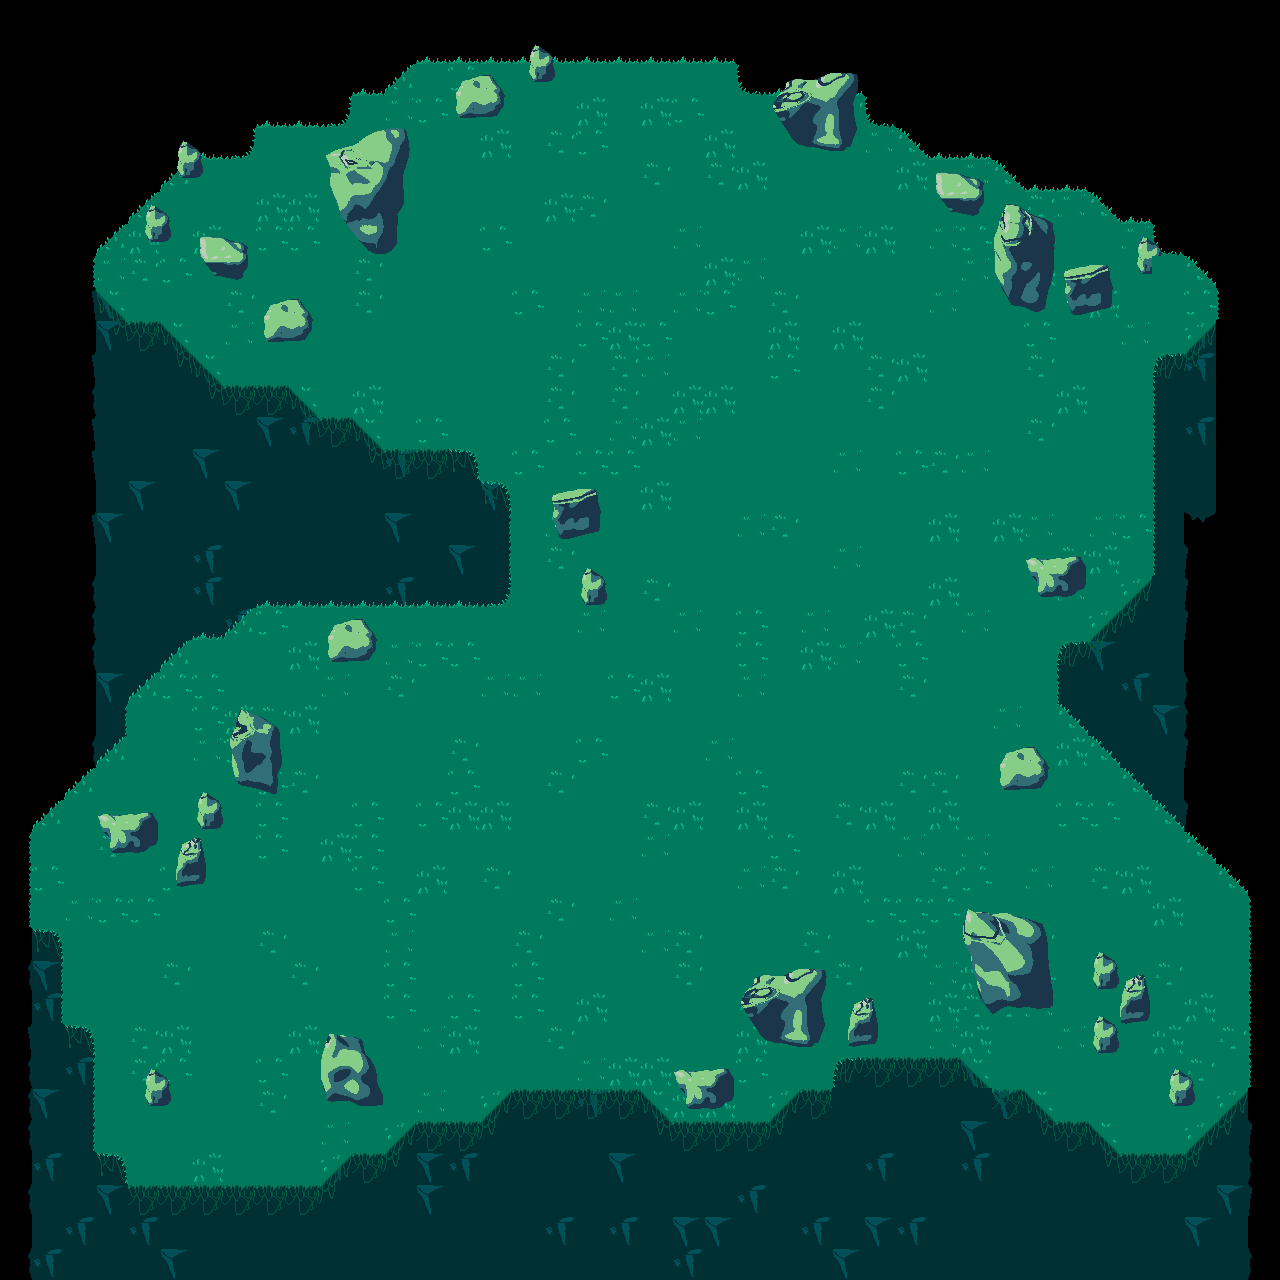

A level layout from a 2D game, rendered from its tile map. Below: a short description, then the map file with tile-grid data replaced by summaries:
An orthogonal 40x40 tile map with 32x32 px tiles, 3 tile layers (background, ground, rocks), 3 tilesets.

<map version="1.8" tiledversion="1.8.4" orientation="orthogonal" renderorder="right-down" width="40" height="40" tilewidth="32" tileheight="32" infinite="0" nextlayerid="8" nextobjectid="1">
 <tileset firstgid="1" source="../Tilesets/forest-tiles.tsx" />
 <tileset firstgid="65" source="../Tilesets/rocks-small.tsx" />
 <tileset firstgid="129" source="../Tilesets/rocks-big.tsx" />
 <layer id="4" name="background" width="40" height="40">
  <data>[1600 cells, 1167 non-empty, 10 distinct tile ids]</data>
 </layer>
 <layer id="2" name="ground" width="40" height="40">
  <data>[1600 cells, 1097 non-empty, 19 distinct tile ids]</data>
 </layer>
 <layer id="1" name="rocks" width="40" height="40">
  <data>[1600 cells, 147 non-empty, 81 distinct tile ids]</data>
 </layer>
</map>
